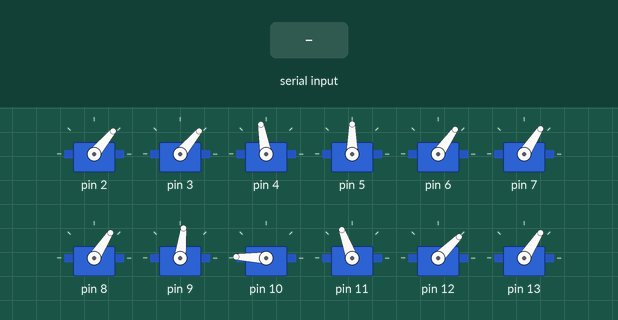
Bench run of a sketch on a simulated Arduino Uno, built with avr-gcc and run on an emulated ATmega328P. Shown: 12 × servo. The inputs (shaded band) are chosen by the test bench.

Above: at 1.2 s.
1.3 s: "f" received over Serial
At 2.42 s:
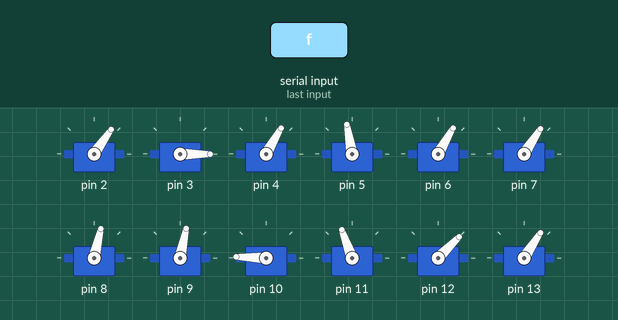
4.3 s: "r" received over Serial
10.3 s: "l" received over Serial
At 13.48 s:
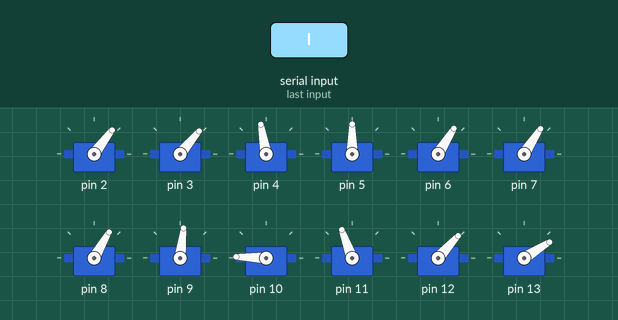
16.3 s: "f" received over Serial
At 17.9 s:
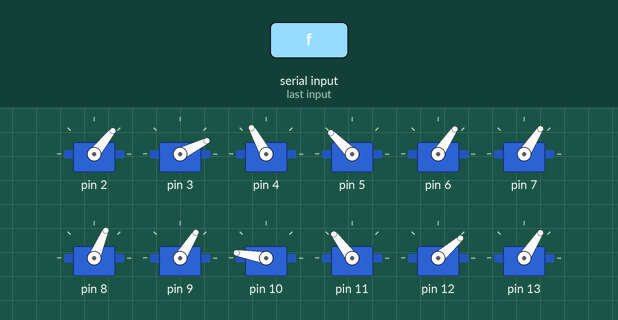
Timing chart, 0 to 20.3 s (numbered marks = the images above; inputs shaded):
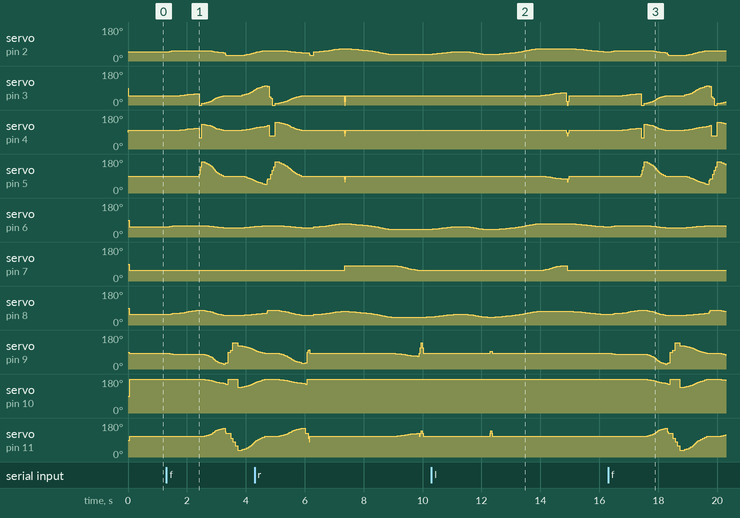

Measured:
- after the input at 1.3 s, servo on pin 5: rises from 90° to 165° in 0.09 s, then falls to 65° in 1.8 s
- after the input at 10.3 s, servo on pin 4: 100° → 85° after 4.6 s, → 70° 0.03 s later, → 85° 0.03 s later, → 100° 0.03 s later; servo on pin 7: rises from 57° to 82° in 0.75 s, then falls to 57° in 0.14 s

The sketch:

terminator_final_2.ino
```cpp
#include <Servo.h>
Servo servo[12];
//int deg[12] = {48, 42, 60, 120, 55, 57, 57, 82, 148, 80, 45, 57};
//int deg[12] = {50, 57, 60, 100, 55, 55, 58, 61, 148, 95, 45, 57};
int deg[12] = {50, 50, 100, 90, 55, 57, 57, 83, 178, 110, 45, 57};
int dir[12] = {1, 1, 1, 1, 1, 1, 1, -1, -1, -1, 1, 1};
float newdeg[12];
float gap[12];
float halfnewdeg[12];

const int toplength = 11;
const int legtoplength = 4;
const int doublemotor = 3;
const float upperleg = 8.5;
const float lowerleg = 8;
const int doublefoot = 6;

void setup() {
  servo[0].attach(2);
  servo[1].attach(3);
  servo[2].attach(4);
  servo[3].attach(5);
  servo[4].attach(6);
  servo[5].attach(7);
  servo[6].attach(8);
  servo[7].attach(9);
  servo[8].attach(10);
  servo[9].attach(11);
  servo[10].attach(12);
  servo[11].attach(13);
  Serial.begin(9600);
}
void delaymaker(int a, int i, int b) {
  float thedelay = 25 * (cos((radians(360) / a) * i) + 1) + b;
  delay(thedelay);
  //Serial.println(thedelay);
}

void motormove(int a, float b) {
  servo[a].write(newdeg[a] + dir[a]*b);
  halfnewdeg[a] = newdeg[a]+dir[a]*b;
}
void degremem() {
  for(int i=0; i<12; i++){
    newdeg[i] = halfnewdeg[i];
  }
}
void Still(){
  for(int i=0; i<12; i++){
    servo[i].write(deg[i]);
    newdeg[i] = deg[i];
    delay(5);
  }
}
void gapdet(int a){
  gap[a] = deg[a]-newdeg[a];
}
void leg(int a, int b, int c, int d){
  float func1[5] = {180, 115, 115, 115, 130};
  float func2[5] = {83, 33, 33, 33, 105};
  float func3[5] = {150, 140, 120, 100, 75};
  motormove(a, func1[d]-func1[0]);
  motormove(b, func2[d]-func2[0]);
  motormove(c, -func3[d]+func3[0]);
  delay(30);
}
void leg2(int a, int b, int c, int d){
  int base1 = 170;
  int base2 = 63;
  int base3 = 150;
  newdeg[a] = deg[a];
  newdeg[b] = deg[b];
  newdeg[c] = deg[c];
  float func1[6] = {220, 165, 155, 115, 115, 130};
  float func2[6] = {88, 33, 33, 33, 33, 105};
  float func3[6] = {165, 165, 140, 120, 100, 75};
  motormove(a, func1[d]-base1);
  motormove(b, func2[d]-base2);
  motormove(c, -func3[d]+base3);
  delay(80);
}
void leg3(int a, int b, int c, int d){
  int base1 = 170;
  int base2 = 63;
  int base3 = 150;
  newdeg[a] = deg[a];
  newdeg[b] = deg[b];
  newdeg[c] = deg[c];
  float func1[6] = {220, 165, 155, 115, 115, 130};
  float func2[6] = {88, 33, 33, 33, 33, 105};
  float func3[6] = {165, 165, 140, 120, 100, 75};
  motormove(a, func1[d]-base1);
  motormove(b, func2[d]-base2);
  motormove(c, -func3[d]+base3);
  delay(50);
}
void forward1(){
  for(int i=0; i<6; i++){
    motormove(0, i);
    motormove(4, i);
    motormove(6, i);
    motormove(7, i);
    delaymaker(5, i, 20);
  }
  degremem();
  for(int i=0; i<16; i++){
    motormove(6, i);
    motormove(1, i*10/15);
    motormove(2, i*10/15);
    delaymaker(15, i, 20);
  }
  degremem();
  /*for(int i=0; i<11; i++){
    motormove(1, -i);
    motormove(2, -i);
    delaymaker(11, i, 5);
  }
  degremem();
  */
  for(int i=0; i<5; i++){
    leg(1, 2, 3, i);
  }

  degremem();

  gapdet(3);
  gapdet(2);
  gapdet(1);
  for(int i=0; i<16; i++){
    motormove(3, i*gap[3]/15);
    motormove(2, i*gap[2]/15);
    motormove(1, i*gap[1]/15);
    motormove(9, -i*43/15);
    motormove(8, i*20/15);
    motormove(7, i*52/15);
    motormove(0, -i*10/15);
    motormove(4, -i*10/15);
    motormove(6, -i*25/15);
    motormove(10, -i*10/15);
    delaymaker(15, i, 20);
  }
  degremem();
}
void forward2(){
  int force1[4] = {-5, -13, -5, 0};
  int force2[4] = {2, 2, 2, 0};
  int force3[4] = {20, 40, 20, 0};
  int force4[4] = {-8, -10, -12, -15};
  for(int i=0; i<4; i++){
    motormove(7, force1[i]);
    motormove(8, force2[i]);
    motormove(9, force3[i]);
    motormove(0, force4[i]);
    delay(5);
  }
  degremem();
  /*for(int i=0; i<16; i++){
    motormove(0, -i);
    motormove(7, -i*13/15);
    motormove(8, i*2/15);
    motormove(9, i*40/15);
    delaymaker(15, i, 5);
  }
  degremem();
  for(int i=0; i<16; i++){
    motormove(7, i*13/15);
    motormove(8, -i*2/15);
    motormove(9, -i*40/15);
    delaymaker(11, i, 5);
  }
  degremem();*/
  for(int i=0; i<6; i++){
    leg2(7, 8, 9, i);
  }
  degremem();
  gapdet(9);
  gapdet(8);
  gapdet(7);
  for(int i=0; i<16; i++){
    motormove(9, -i*gap[9]/15);
    motormove(8, -i*gap[8]/15);
    motormove(7, -i*gap[7]/15);
    motormove(3, -i*43/15);
    motormove(2, i*20/15);
    motormove(1, i*52/15);
    motormove(0, i*25/15);
    motormove(4, i*10/15);
    motormove(6, i*10/15);
    motormove(10, i*10/15);
    delaymaker(15, i, 30);
  }
  degremem();

  int force5[4] = {-5, -13, -5, 0};
  int force6[4] = {2, 2, 2, 0};
  int force7[4] = {20, 40, 20, 0};
  int force8[4] = {-8, -10, -12, -15};
  for(int i=0; i<4; i++){
    motormove(1, force5[i]);
    motormove(2, force6[i]);
    motormove(3, force7[i]);
    motormove(6, -force8[i]);
    delay(5);
  }
  degremem();
  /*
  for(int i=0; i<16; i++){
    motormove(6, i);
    motormove(1, -i*13/15);
    motormove(2, i*2/15);
    motormove(3, i*40/15);
    delaymaker(15, i, 20);
  }
  degremem();
  for(int i=0; i<16; i++){
    motormove(1, i*13/15);
    motormove(2, -i*2/15);
    motormove(3, -i*40/15);
    delaymaker(11, i, 20);
  }
  degremem();
  */

  for(int i=0; i<6; i++){
    leg3(1, 2, 3, i);
  }
  degremem();
  gapdet(3);
  gapdet(2);
  gapdet(1);
  for(int i=0; i<16; i++){
    motormove(3, i*gap[3]/15);
    motormove(2, i*gap[2]/15);
    motormove(1, i*gap[1]/15);
    motormove(9, -i*43/15);
    motormove(8, i*20/15);
    motormove(7, i*52/15);
    motormove(0, -i*10/15);
    motormove(4, -i*10/15);
    motormove(6, -i*25/15);
    motormove(10, -i*10/15);
    delaymaker(15, i, 30);
  }
  degremem();
}
void right(){
  int legup1[5] = {0, -30, -55, -30, 0};
  int legup2[5] = {0, -15, -30, -15, 0};
  int legup3[5] = {0, -15, -30, -15, 0};
  int rot[5] = {0, 0, 25, 25, 25};
  for(int i=0; i<16; i++){
    motormove(0, i);
    motormove(4, i);
    motormove(6, i);
    motormove(10, i);
    delaymaker(16, i, 30);
  }
  degremem();
  for(int i=0; i<5; i++){
    motormove(1, legup1[i]);
    motormove(2, legup2[i]);
    motormove(3, legup3[i]);
    motormove(5, rot[i]);
    delay(20);
  }
  degremem();
  for(int i=0; i<31; i++){
    motormove(0, -i);
    motormove(4, -i);
    motormove(6, -i);
    motormove(10, -i);
    delaymaker(40, i, 30);
  }
  degremem();
  for(int i=0; i<16; i++){
    motormove(5, -i*25/15);
    motormove(11, -i*25/15);
    motormove(7, i*15/15);
    motormove(9, -i*15/15);
    delaymaker(15, i, 30);
  }
  degremem();
  int legup4[5] = {15, -30, -55, -30, 0};
  int legup5[5] = {0, -15, -30, -15, 0};
  int legup6[5] = {-15, -15, -30, -15, 0};
  newdeg[7] = deg[7];
  newdeg[8] = deg[8];
  newdeg[9] = deg[9];
  for(int i=0; i<5; i++){
    motormove(7, legup1[i]);
    motormove(8, legup2[i]);
    motormove(9, legup3[i]);
    motormove(11, rot[i]);
    delay(30);
  }
  degremem();
  for(int i=0; i<16; i++){
    motormove(0, i);
    motormove(4, i);
    motormove(6, i);
    motormove(10, i);
    delaymaker(16, i, 50);
  }
  degremem();
}
void left(){
  int legup1[5] = {0, -10, -10, -10, 0};
  int legup2[5] = {0, -15, -30, -15, 0};
  int legup3[5] = {0, -15, -30, -15, 0};
  int rot[5] = {0, 0, -25, -25, -25};
  for(int i=0; i<16; i++){
    motormove(0, -i);
    motormove(4, -i);
    motormove(6, -i);
    motormove(10, -i);
    delaymaker(15, i, 30);
  }
  degremem();
  for(int i=0; i<5; i++){
    motormove(7, legup1[i]);
    motormove(8, legup2[i]);
    motormove(9, legup3[i]);
    motormove(11, rot[i]);
    delay(20);
  }
  degremem();
  for(int i=0; i<31; i++){
    motormove(0, i);
    motormove(4, i);
    motormove(6, i);
    motormove(10, i);
    delaymaker(40, i, 30);
  }
  degremem();
  for(int i=0; i<16; i++){
    motormove(5, i*25/15);
    motormove(11, i*25/15);
    motormove(1, i*15/15);
    motormove(3, -i*15/15);
    delaymaker(15, i, 30);
  }
  degremem();
  int legup4[5] = {15, -30, -55, -30, 0};
  int legup5[5] = {0, -15, -30, -15, 0};
  int legup6[5] = {-15, -15, -30, -15, 0};
  newdeg[1] = deg[1];
  newdeg[2] = deg[2];
  newdeg[3] = deg[3];
  for(int i=0; i<5; i++){
    motormove(1, legup4[i]);
    motormove(2, legup5[i]);
    motormove(3, legup6[i]);
    motormove(5, rot[i]);
    delay(30);
  }
  degremem();
  for(int i=0; i<16; i++){
    motormove(0, -i);
    motormove(4, -i);
    motormove(6, -i);
    motormove(10, -i);
    delaymaker(15, i, 50);
  }
  degremem();
}
void Stop(){
  newdeg[7] = deg[7];
  newdeg[8] = deg[8];
  newdeg[9] = deg[9];
  int legup1[5] = {52, 10, -20, -45, -55};
  int legup2[5] = {20, 0, -10, -20, -30};
  int legup3[5] = {-43, -40, -35, -33, -30};
  int legdown1[3] = {-55, -30, -0};
  int legdown2[3] = {-30, -15, -0};
  int legdown3[3] = {-30, -15, -0};

  int base1 = 170;
  int base2 = 63;
  int base3 = 150;
  //newdeg[a] = deg[a];
  //newdeg[b] = deg[b];
  //newdeg[c] = deg[c];
  float func1[6] = {220, 165, 155, 115, 115, 130};
  float func2[6] = {88, 33, 33, 33, 33, 105};
  float func3[6] = {165, 165, 140, 120, 100, 75};
  //motormove(a, func1[d]-base1);
  //motormove(b, func2[d]-base2);
  //motormove(c, -func3[d]+base3);
  delay(50);
  for(int i=0; i<3; i++){
    motormove(7, func1[i]-base1);
    motormove(8, func2[i]-base2);
    motormove(9, -func3[i]+base3);
    delaymaker(3, i, 20);
  }
  degremem();

  int force1[4] = {-5, -13, -5, 0};
  int force2[4] = {2, 2, 2, 0};
  int force3[4] = {20, 40, 20, 0};
  int force4[4] = {-8, -10, -12, -15};
  for(int i=0; i<4; i++){
    motormove(7, force1[i]);
    motormove(8, force2[i]);
    motormove(9, force3[i]);
    motormove(0, force4[i]);
    delay(5);
  }
  degremem();

  for(int i=0; i<3; i++){
    gapdet(7);
    gapdet(8);
    gapdet(9);
    motormove(7, -gap[7]);
    motormove(8, -gap[8]);
    motormove(9, -gap[9]);
    delaymaker(3, i, 20);
  }
  degremem();
  gapdet(0);
  gapdet(4);
  gapdet(6);
  gapdet(10);
  motormove(0, gap[0]);
  motormove(4, gap[4]);
  motormove(6, gap[6]);
  motormove(10, gap[10]);
  degremem();
}
void loop(){
  for (int i = 0; i < 12; i++) {
    servo[i].write(deg[i]);
    newdeg[i] = deg[i];
    halfnewdeg[i] = deg[i];
    delay(5);
  }
  Still();
  char data = Serial.read();
  if(data=='f'){
    forward1();
    forward2();
    Stop();
  }else if(data=='r'){
    right();
  }else if(data=='l'){
    left();
  }else if(data=='s'){
    Still();
  }
}
```
